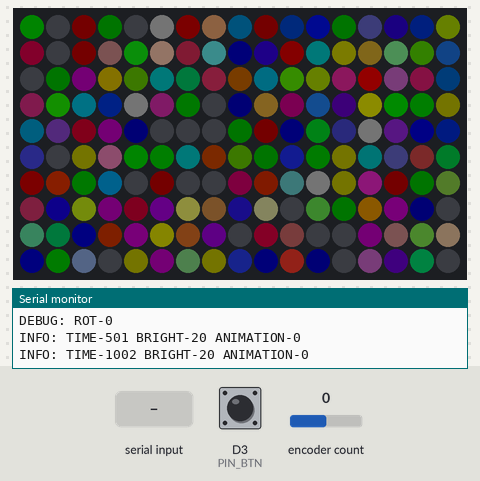
A program run on a simulated ESP8266 (NodeMCU). On the bench: 17×10 RGB LED matrix (first LED top left, wired row by row), the last lines printed to the serial monitor. The test bench sets the inputs (shaded band); at power-on: D3 (PIN_BTN) HIGH, encoder count 0. Dim RGB values are drawn brighter than linear; random numbers use the default seed unless the program sets one.

Above: at 1.4 s.
1.5 s: D3 (PIN_BTN) pulled LOW for 0.15 s
At 1.81 s:
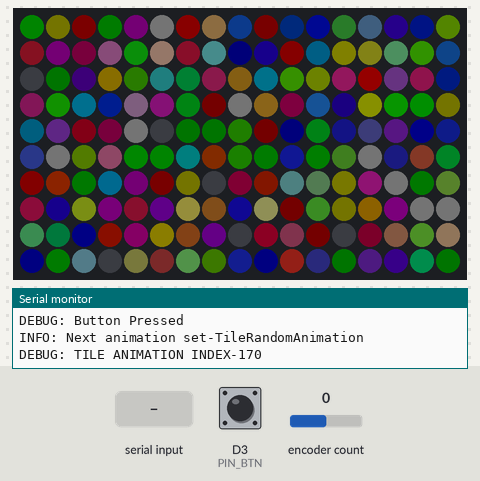
2.2 s: "1" received over Serial
At 3.36 s:
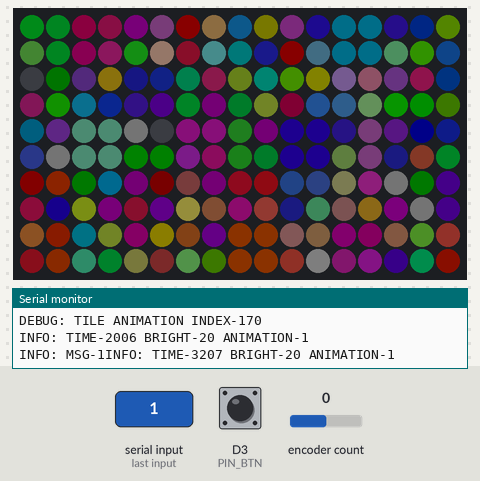
5.2 s: encoder count set to 1
At 5.46 s:
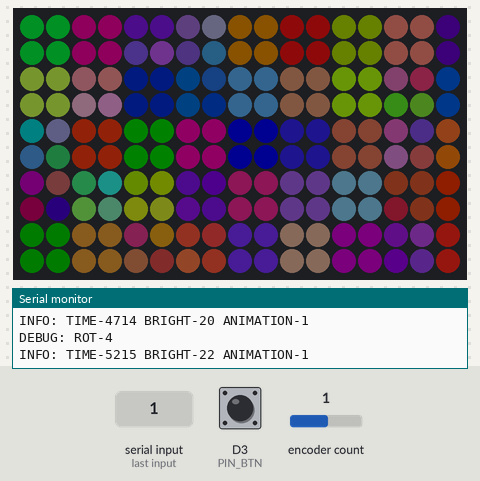
7.7 s: D3 (PIN_BTN) pulled LOW for 0.15 s
At 8.02 s:
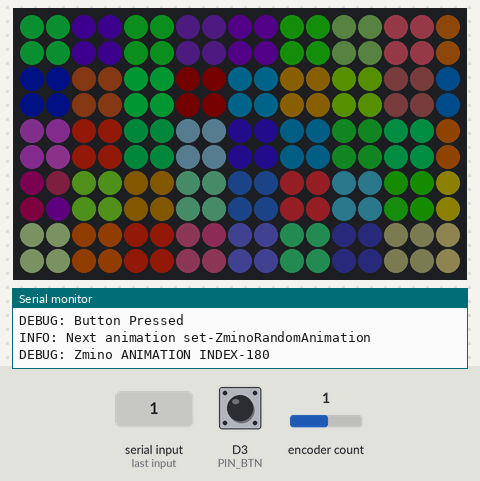
8.4 s: encoder count set to 2
At 8.64 s:
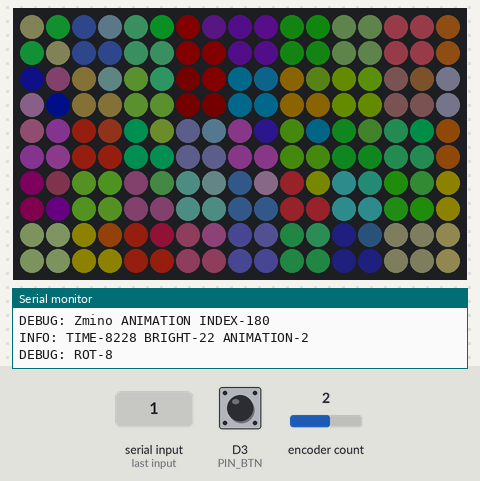
10.8 s: "0" received over Serial
At 12.25 s:
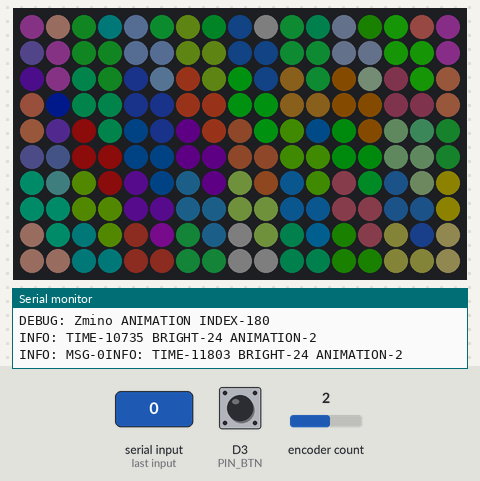
Timing chart, 0 to 13.8 s (numbered marks = the images above; inputs shaded):
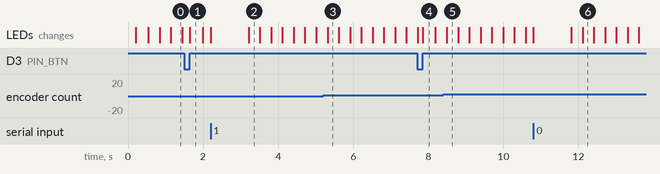

The program:

main.cpp
```cpp
#include <Arduino.h>

#include <Encoder.h>
#include "NeoPixelBrightnessBus.h"
#include "NeoPixelAnimator.h"

/*
 * Serial
 */
const unsigned long BAUDRATE = 9600;

/*
 * FLAGS
 */
volatile bool flag_btn = false;
volatile bool flag_rot = false;
volatile bool flag_change_anim = false;

/*
 * Rotary encoder
 */
Encoder enc(D1, D2);
uint8_t PIN_BTN = D3;

const long ROT_MIN_VALUE = 0;
const long ROT_MAX_VALUE = 255;

void btn_pressed();

long pos_old = -999;

/*
 * WS2813b
 */
const uint16_t PANEL_WIDTH = 17;
const uint16_t PANEL_HEIGHT = 10;

const uint16_t TILE_WIDTH = 2;
const uint16_t TILE_HEIGHT = 2;

const uint16_t PIXEL_COUNT = PANEL_WIDTH * PANEL_HEIGHT;
const uint8_t PIXEL_PIN = D4;

const uint16_t ANIMATION_CHANNEL = PIXEL_COUNT;

NeoPixelBrightnessBus<NeoGrbFeature, NeoEsp8266AsyncUart1Ws2813Method> strip(PIXEL_COUNT, PIXEL_PIN);
NeoGamma<NeoGammaTableMethod> colorGamma;
NeoTopology<ColumnMajorAlternatingLayout> topo(PANEL_WIDTH, PANEL_HEIGHT);
NeoPixelAnimator animations(ANIMATION_CHANNEL, NEO_CENTISECONDS);

uint8_t anim_selector = 0;
const uint8_t NUM_ANIMATION = 4;

void fadeOutAnimationSet(void);
void funRandomAnimationSet(void);
void tileRandomAnimationSet(void);
void zTetrominoRandomAnimationSet(void);

void (*animationStartSet)() = &funRandomAnimationSet;

/*
 * COLOR
 */
const uint8_t MIN_BRIGHTNESS = 20;
const uint8_t MAX_BRIGHTNESS = 150;

const uint8_t PEAK_COLOR_VAL = 255;

/*
 * TIME
 */
unsigned long PrevTime_strip = 0;
unsigned long PrevTime_info = 0;
volatile unsigned long PrevTime_btn = 0;
unsigned long PrevTime_brightness = 0;
unsigned long PrevTime_animation = 0;

const unsigned long INTERVAL_STRIP = 50;
const unsigned long INTERVAL_INFO = 500;
const unsigned long MIN_INTERVAL_BTN = 400;
const unsigned long INTERVAL_BRIGHTNESS = 500;
const unsigned long INTERVAL_ANIMATION = 2500;

void setup() {
  // Serial
  do {
    Serial.begin(BAUDRATE);
    delay(200);
  } while (!Serial);
  Serial.println(F("INFO: Serial initialize complete"));

  // Rotary encoder
  pinMode(PIN_BTN, INPUT_PULLUP);
  attachInterrupt(digitalPinToInterrupt(PIN_BTN), btn_pressed, RISING);

  // NeoPixel begin
  Serial.println(F("INFO: Initialize strip..."));
  strip.Begin();

  strip.SetBrightness(MIN_BRIGHTNESS);
  for(uint16_t pix = 0; pix < PIXEL_COUNT; pix++) {
    RgbColor color = RgbColor(0);
    strip.SetPixelColor(pix, color);
  }

  Serial.println(F("INFO: NodeMCU ready!"));
}

void loop() {
  // Serial information
  if (millis() - PrevTime_info > INTERVAL_INFO) {
    PrevTime_info = millis();
    Serial.print(F("INFO: TIME-")); Serial.print(millis());
    Serial.print(F(" BRIGHT-")); Serial.print(strip.GetBrightness());
    Serial.print(F(" ANIMATION-")); Serial.println(anim_selector);
  }

  // Button event
  if (flag_btn) {
    flag_btn = false;

    flag_change_anim = true;

    anim_selector = (anim_selector + 1) % NUM_ANIMATION;

    Serial.print(F("INFO: Next animation set-"));
    switch (anim_selector) {
      default:
      case 0:
        Serial.println(F("FunRandomAnimation"));
        animationStartSet = &funRandomAnimationSet;
        break;
      case 1:
        Serial.println(F("TileRandomAnimation"));
        animationStartSet = &tileRandomAnimationSet;
        break;
      case 2:
        Serial.println(F("ZminoRandomAnimation"));
        animationStartSet = &zTetrominoRandomAnimationSet;
        break;
      case 3:
        Serial.println(F("FadeoutAnimation"));
        animationStartSet = &fadeOutAnimationSet;
        break;
    }
  }

  // Animate phase
  if (flag_change_anim) {
    flag_change_anim = false;

    animations.StopAll();
  } else if ((millis() - PrevTime_animation > INTERVAL_ANIMATION) || !animations.IsAnimating()) {
    PrevTime_animation = millis();

    animationStartSet();
  } else if (animations.IsAnimating()) {
    animations.UpdateAnimations();
  }

  // Global brightness
  if (flag_rot) {
    flag_rot = false; // clear rotary encoder event

    uint8_t brightness = (((float)(pos_old - ROT_MIN_VALUE) / (float)(ROT_MAX_VALUE - ROT_MIN_VALUE)) * (MAX_BRIGHTNESS - MIN_BRIGHTNESS)) + MIN_BRIGHTNESS;

    strip.SetBrightness(brightness);
  }

  // Action phase
  if (strip.CanShow()) {
    strip.Show();
  }

  // Rotary encoder
  long pos_new = enc.read();
  if (pos_old != pos_new) {
      flag_rot = true; // set rotary encoder event

      if (pos_new <= ROT_MIN_VALUE) {
          enc.write(ROT_MIN_VALUE);
      } else if (pos_new >= ROT_MAX_VALUE) {
          enc.write(ROT_MAX_VALUE);
      }

      pos_old = enc.read();
      Serial.print(F("DEBUG: ROT-")); Serial.println(pos_old);
  }

  // Serial event
  if (Serial.available()) {
    String str = Serial.readString();

    Serial.print(F("INFO: MSG-")); Serial.print(str);
  }
}

void btn_pressed() {
  if (millis() - PrevTime_btn > MIN_INTERVAL_BTN) {
    PrevTime_btn = millis();
    flag_btn = true;

    Serial.println(F("DEBUG: Button Pressed"));
  } else {
    Serial.println(F("WARN: DETECTED BUTTON PRESSED. BUT PRESSED TOO QUICKLY. IGNORE IT"));
  }
}

void fadeOutAnimationSet() {
  uint16_t time = 200;

  for (uint16_t pix = 0; pix < PIXEL_COUNT; pix++) {
    RgbColor originalColor = strip.GetPixelColor(pix);
    RgbColor targetColor = RgbColor(0);
    AnimEaseFunction easing = NeoEase::CubicOut;

    AnimUpdateCallback animUpdate = [=](const AnimationParam& param) {
      float progress = easing(param.progress);
      RgbColor updatedColor = RgbColor::LinearBlend(originalColor, targetColor, progress);

      strip.SetPixelColor(pix, updatedColor);
    };

    animations.StartAnimation(pix, time, animUpdate);
  }
}

void funRandomAnimationSet() {
  for (uint16_t pix = 0; pix < PIXEL_COUNT; pix++) {
    uint16_t time = random(100, 400);

    RgbColor originalColor = strip.GetPixelColor(pix);
    RgbColor targetColor = colorGamma.Correct(RgbColor(random(PEAK_COLOR_VAL), random(PEAK_COLOR_VAL), random(PEAK_COLOR_VAL)));
    AnimEaseFunction easing;

    switch (random(3)) {
      case 0:
        easing = NeoEase::CubicIn;
        break;
      case 1:
        easing = NeoEase::CubicOut;
        break;
      case 2:
        easing = NeoEase::QuadraticInOut;
        break;
    }

    AnimUpdateCallback animUpdate = [=](const AnimationParam& param) {
      float progress = easing(param.progress);

      RgbColor updatedColor = RgbColor::LinearBlend(originalColor, targetColor, progress);

      strip.SetPixelColor(pix, updatedColor);
    };

    animations.StartAnimation(pix, time, animUpdate);
  }
}

void tileRandomAnimationSet() {

  const uint16_t TILE_WIDTH = 2;
  const uint16_t TILE_HEIGHT = 2;

  int anim_index = 0;
  for (uint16_t width = 0; width < PANEL_WIDTH; width += TILE_WIDTH) {
    for (uint16_t height = 0; height < PANEL_HEIGHT; height += TILE_HEIGHT) {
      const uint16_t time = random(100, 400);

      RgbColor targetColor = colorGamma.Correct(RgbColor(random(PEAK_COLOR_VAL), random(PEAK_COLOR_VAL), random(PEAK_COLOR_VAL)));

      AnimEaseFunction easing;

      switch (random(3)) {
        case 0:
          easing = NeoEase::CubicIn;
          break;
        case 1:
          easing = NeoEase::CubicOut;
          break;
        case 2:
          easing = NeoEase::QuadraticInOut;
          break;
      }

      uint16_t limit_width = (width + TILE_WIDTH) > PANEL_WIDTH ? PANEL_WIDTH : (width + TILE_WIDTH);
      uint16_t limit_height = (height + TILE_HEIGHT) > PANEL_HEIGHT ? PANEL_HEIGHT : (height + TILE_HEIGHT);
      for (uint16_t width_seg = width; width_seg < limit_width; width_seg++) {
        for (uint16_t height_seg = height; height_seg < limit_height; height_seg++) {
          RgbColor originalColor = strip.GetPixelColor(topo.Map(width_seg, height_seg));

          AnimUpdateCallback animUpdate = [=](const AnimationParam& param) {
            float progress = easing(param.progress);

            RgbColor updatedColor = RgbColor::LinearBlend(originalColor, targetColor, progress);

            strip.SetPixelColor(topo.Map(width_seg, height_seg), updatedColor);
          };

          animations.StartAnimation(anim_index, time, animUpdate);
          anim_index++;
        }
      }
    }
  }
  Serial.print(F("DEBUG: TILE ANIMATION INDEX-")); Serial.println(anim_index);
}

void zTetrominoRandomAnimationSet() {

  const uint16_t TILE_WIDTH = 2;
  const uint16_t TILE_HEIGHT = 2;

  int anim_index = 0;
  for (uint16_t width = 0; width < PANEL_WIDTH; width++) {
    for (uint16_t height = 0; height < PANEL_HEIGHT; height++) {
      if (!(width % TILE_WIDTH) && !(height % TILE_HEIGHT)) {
        uint16_t time = random(100, 600);

        RgbColor targetColor = colorGamma.Correct(RgbColor(random(PEAK_COLOR_VAL), random(PEAK_COLOR_VAL), random(PEAK_COLOR_VAL)));

        AnimEaseFunction easing;

        switch (random(3)) {
          case 0:
            easing = NeoEase::CubicIn;
            break;
          case 1:
            easing = NeoEase::CubicOut;
            break;
          case 2:
            easing = NeoEase::QuadraticInOut;
            break;
        }

        uint16_t width_seg = width;
        uint16_t height_seg = height;

        for (uint16_t tile_width = 0; tile_width < TILE_WIDTH; tile_width++) {
          width_seg = (width_seg + tile_width) % PANEL_WIDTH;

          for (uint16_t tile_height = 0; tile_height < TILE_HEIGHT; tile_height++) {
            height_seg = (height_seg + tile_height) % PANEL_HEIGHT;

            RgbColor originalColor(strip.GetPixelColor(topo.Map(width_seg, height_seg)));

            AnimUpdateCallback animUpdate = [=](const AnimationParam& param) {
              float progress = easing(param.progress);

              RgbColor updatedColor = RgbColor::LinearBlend(originalColor, targetColor, progress);

              strip.SetPixelColor(topo.Map(width_seg, height_seg), updatedColor);

            };

            animations.StartAnimation(anim_index, time, animUpdate);
            anim_index++;
          }
        }
      }
    }
  }

  Serial.print(F("DEBUG: Zmino ANIMATION INDEX-")); Serial.println(anim_index);
}
```
